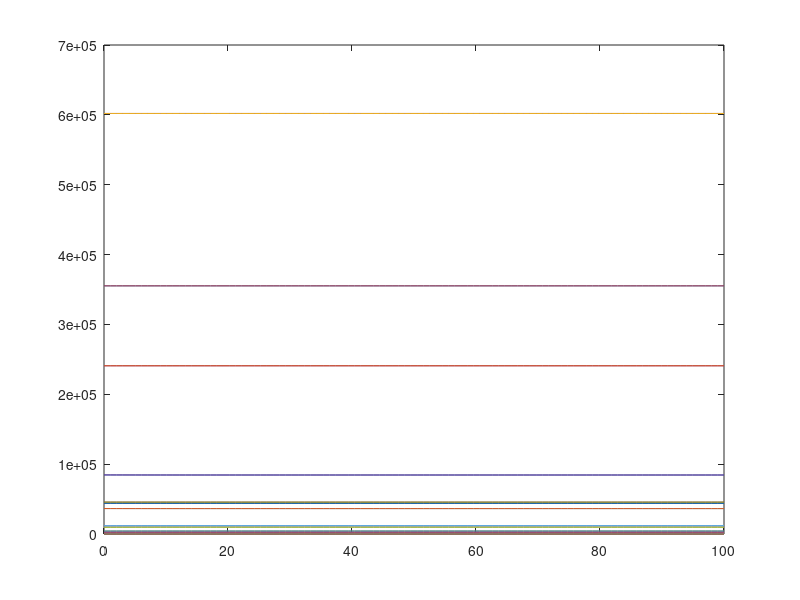

Source code (MATLAB):
% This file works with OCTAVE and is automatically generated with 
% the System Biology Format Converter (http://sbfc.sourceforge.net/)
% from an SBML file.
% To run this file with Matlab you must edit the comments providing
% the definition of the ode solver and the signature for the 
% xdot function.
%
% The conversion system has the following limitations:
%  - You may have to re order some reactions and Assignment Rules definition
%  - Delays are not taken into account
%  - You should change the lsode parameters (start, end, steps) to get better results
%

%
% Model name = Hernjak2005_Calcium_Signaling
%
% is http://identifiers.org/biomodels.db/MODEL1629310283
% is http://identifiers.org/biomodels.db/BIOMD0000000162
% isDescribedBy http://identifiers.org/pubmed/16169982
%


function main()
%Initial conditions vector
	x0=zeros(32,1);
	x0(1) = 1.0;
	x0(2) = 1928.19396;
	x0(3) = 9827.53562;
	x0(4) = 240800.0;
	x0(5) = 0.8;
	x0(6) = 36404.27644;
	x0(7) = 1.0;
	x0(8) = 84566.35334;
	x0(9) = 2510.04502;
	x0(10) = 1928.19396;
	x0(11) = 84566.35334;
	x0(12) = 9827.53562;
	x0(13) = 355180.0;
	x0(14) = 43952.64608;
	x0(15) = 43952.64608;
	x0(16) = 240800.0;
	x0(17) = 4207.35392;
	x0(18) = 11753.6286;
	x0(19) = 27.09;
	x0(20) = 11753.6286;
	x0(21) = 45649.95498;
	x0(22) = 4207.35392;
	x0(23) = 36404.27644;
	x0(24) = 96.32;
	x0(25) = 602000.0;
	x0(26) = 45649.95498;
	x0(27) = 96.32;
	x0(28) = 355180.0;
	x0(29) = 27.09;
	x0(30) = 0.8;
	x0(31) = 602000.0;
	x0(32) = 2510.04502;


% Depending on whether you are using Octave or Matlab,
% you should comment / uncomment one of the following blocks.
% This should also be done for the definition of the function f below.
% Start Matlab code
%	tspan=[0:0.01:100];
%	opts = odeset('AbsTol',1e-3);
%	[t,x]=ode23tb(@f,tspan,x0,opts);
% End Matlab code

% Start Octave code
	t=linspace(0,100,100);
	x=lsode('f',x0,t);
% End Octave code


	plot(t,x);
end



% Depending on whether you are using Octave or Matlab,
% you should comment / uncomment one of the following blocks.
% This should also be done for the definition of the function f below.
% Start Matlab code
%function xdot=f(t,x)
% End Matlab code

% Start Octave code
function xdot=f(x,t)
% End Octave code

% Compartment: id = Extracellular, name = Extracellular, constant
	compartment_Extracellular=1.0;
% Compartment: id = Cytosol, name = Cytosol, constant
	compartment_Cytosol=14169.5000044198;
% Compartment: id = ER, name = ER, constant
	compartment_ER=2500.0;
% Compartment: id = PM, name = PM, constant
	compartment_PM=16669.5000051998;
% Compartment: id = ERM, name = ERM, constant
	compartment_ERM=50000.0;
% Parameter:   id =  KMOLE, name = KMOLE
	global_par_KMOLE=0.00166112956810631;
% Parameter:   id =  pulses0, name = pulses0
% Warning parameter pulses0 is not constant, it should be controlled by a Rule and/or events
	global_par_pulses0=0.0;
% Parameter:   id =  p0, name = p0
	global_par_p0=1.0;
% Parameter:   id =  delta, name = delta
	global_par_delta=0.0;
% Parameter:   id =  tau, name = tau
	global_par_tau=0.012;
% Parameter:   id =  Ks, name = Ks
	global_par_Ks=1.188;
% Parameter:   id =  A1, name = A1
	global_par_A1=1.0;
% Parameter:   id =  B1, name = B1
	global_par_B1=2.0;
% Parameter:   id =  flux0_ar, name = flux0_ar
% Parameter:   id =  Jch, name = Jch
	global_par_Jch=13.25;
% Parameter:   id =  t1, name = t1
	global_par_t1=0.1;
% Parameter:   id =  t2, name = t2
	global_par_t2=0.105;
% Parameter:   id =  flux1_ar, name = flux1_ar
% Parameter:   id =  JchD, name = JchD
	global_par_JchD=6.25;
% Parameter:   id =  pulses_ar, name = pulses_ar
% Parameter:   id =  p1, name = p1
	global_par_p1=1.0;
% Parameter:   id =  p2, name = p2
	global_par_p2=1.0;
% Parameter:   id =  p3, name = p3
	global_par_p3=1.0;
% Parameter:   id =  p4, name = p4
	global_par_p4=1.0;
% Parameter:   id =  p5, name = p5
	global_par_p5=1.0;
% Parameter:   id =  p6, name = p6
	global_par_p6=1.0;
% Parameter:   id =  p7, name = p7
	global_par_p7=1.0;
% Parameter:   id =  p8, name = p8
	global_par_p8=1.0;
% Parameter:   id =  p9, name = p9
	global_par_p9=1.0;
% Parameter:   id =  p10, name = p10
	global_par_p10=1.0;
% Parameter:   id =  p11, name = p11
	global_par_p11=1.0;
% Parameter:   id =  p12, name = p12
	global_par_p12=1.0;
% Parameter:   id =  p13, name = p13
	global_par_p13=1.0;
% assignmentRule: variable = pulses_ar
	global_par_pulses_ar=piecewise(global_par_p0*exp(-(t+(-global_par_delta))*global_par_Ks), t > global_par_delta, 0)+piecewise(global_par_p1*exp(-(t+(-(global_par_tau+global_par_delta)))*global_par_Ks), t > (global_par_tau+global_par_delta), 0)+piecewise(global_par_p2*exp(-global_par_Ks*(t+(-(2*global_par_tau+global_par_delta)))), t > (2*global_par_tau+global_par_delta), 0)+piecewise(global_par_p3*exp(-global_par_Ks*(t+(-(3*global_par_tau+global_par_delta)))), t > (3*global_par_tau+global_par_delta), 0)+piecewise(global_par_p4*exp(-global_par_Ks*(t+(-(4*global_par_tau+global_par_delta)))), t > (4*global_par_tau+global_par_delta), 0)+piecewise(global_par_p5*exp(-global_par_Ks*(t+(-(5*global_par_tau+global_par_delta)))), t > (5*global_par_tau+global_par_delta), 0)+piecewise(global_par_p6*exp(-global_par_Ks*(t+(-(6*global_par_tau+global_par_delta)))), t > (6*global_par_tau+global_par_delta), 0)+piecewise(global_par_p7*exp(-global_par_Ks*(t+(-(7*global_par_tau+global_par_delta)))), t > (7*global_par_tau+global_par_delta), 0)+piecewise(global_par_p8*exp(-global_par_Ks*(t+(-(8*global_par_tau+global_par_delta)))), t > (8*global_par_tau+global_par_delta), 0)+piecewise(global_par_p9*exp(-global_par_Ks*(t+(-(9*global_par_tau+global_par_delta)))), t > (9*global_par_tau+global_par_delta), 0)+piecewise(global_par_p10*exp(-global_par_Ks*(t+(-(10*global_par_tau+global_par_delta)))), t > (10*global_par_tau+global_par_delta), 0)+piecewise(global_par_p11*exp(-global_par_Ks*(t+(-(11*global_par_tau+global_par_delta)))), t > (11*global_par_tau+global_par_delta), 0);
% assignmentRule: variable = flux0_ar
	global_par_flux0_ar=piecewise(global_par_Jch*(0.0016611295681*x(25)+(-0.0016611295681*x(29))), (t > global_par_t1) && (t < global_par_t2), 0);
% assignmentRule: variable = flux1_ar
	global_par_flux1_ar=piecewise(global_par_JchD*(0.0016611295681*x(31)+(-0.0016611295681*x(19))), (t > global_par_t1) && (t < global_par_t2), 0);

% Reaction: id = CD28k_highDbinding, name = CD28k_highDbinding	% Local Parameter:   id =  Kf, name = Kf
	reaction_CD28k_highDbinding_Kf=5.5;
	% Local Parameter:   id =  Kr, name = Kr
	reaction_CD28k_highDbinding_Kr=2.6;

	reaction_CD28k_highDbinding=(reaction_CD28k_highDbinding_Kf*0.00166112956810631*x(19)*0.00166112956810631*x(15)+(-reaction_CD28k_highDbinding_Kr*0.00166112956810631*x(17)))*compartment_Cytosol*1*1/global_par_KMOLE;

% Reaction: id = PA_Dbinding, name = PA_Dbinding	% Local Parameter:   id =  Kf, name = Kf
	reaction_PA_Dbinding_Kf=107.0;
	% Local Parameter:   id =  Kr, name = Kr
	reaction_PA_Dbinding_Kr=0.95;

	reaction_PA_Dbinding=(reaction_PA_Dbinding_Kf*0.00166112956810631*x(2)*0.00166112956810631*x(19)+(-reaction_PA_Dbinding_Kr*0.00166112956810631*x(3)))*compartment_Cytosol*1*1/global_par_KMOLE;

% Reaction: id = CG_deg, name = CG_deg	% Local Parameter:   id =  D, name = D
	reaction_CG_deg_D=15.0;
	% Local Parameter:   id =  r_n, name = r_n
	reaction_CG_deg_r_n=0.1;
	% Local Parameter:   id =  l_n, name = l_n
	reaction_CG_deg_l_n=0.66;
	% Local Parameter:   id =  r_d, name = r_d
	reaction_CG_deg_r_d=1.0;
	% Local Parameter:   id =  l_star, name = l_star
	reaction_CG_deg_l_star=27.9812;
	% Local Parameter:   id =  CG_F, name = CG_F
	reaction_CG_deg_CG_F=140.47567;
	% Local Parameter:   id =  lc, name = lc
	reaction_CG_deg_lc=5.6265;

	reaction_CG_deg=(reaction_CG_deg_D*reaction_CG_deg_r_n^2*(0.00166112956810631*x(8)+(-0.00166112956810631*x(11)))*1/reaction_CG_deg_l_n*1/reaction_CG_deg_r_d^2*1/reaction_CG_deg_l_star+reaction_CG_deg_D*(0.00166112956810631*x(8)+(-reaction_CG_deg_CG_F))*1/reaction_CG_deg_l_star*1/reaction_CG_deg_lc)*compartment_Cytosol*1*1/global_par_KMOLE;

% Reaction: id = IP3deg, name = IP3deg	% Local Parameter:   id =  D, name = D
	reaction_IP3deg_D=283.0;
	% Local Parameter:   id =  r_n, name = r_n
	reaction_IP3deg_r_n=0.1;
	% Local Parameter:   id =  l_n, name = l_n
	reaction_IP3deg_l_n=0.66;
	% Local Parameter:   id =  r_d, name = r_d
	reaction_IP3deg_r_d=1.0;
	% Local Parameter:   id =  l_star, name = l_star
	reaction_IP3deg_l_star=27.9812;
	% Local Parameter:   id =  IP3_F, name = IP3_F
	reaction_IP3deg_IP3_F=0.16;
	% Local Parameter:   id =  lc, name = lc
	reaction_IP3deg_lc=5.6265;

	reaction_IP3deg=(reaction_IP3deg_D*reaction_IP3deg_r_n^2*(0.00166112956810631*x(27)+(-0.00166112956810631*x(24)))*1/reaction_IP3deg_l_n*1/reaction_IP3deg_r_d^2*1/reaction_IP3deg_l_star+reaction_IP3deg_D*(0.00166112956810631*x(27)+(-reaction_IP3deg_IP3_F))*1/reaction_IP3deg_l_star*1/reaction_IP3deg_lc)*compartment_Cytosol*1*1/global_par_KMOLE;

% Reaction: id = D28kB_deg, name = D28kB_deg	% Local Parameter:   id =  D, name = D
	reaction_D28kB_deg_D=28.0;
	% Local Parameter:   id =  r_n, name = r_n
	reaction_D28kB_deg_r_n=0.1;
	% Local Parameter:   id =  l_n, name = l_n
	reaction_D28kB_deg_l_n=0.66;
	% Local Parameter:   id =  r_D, name = r_D
	reaction_D28kB_deg_r_D=1.0;
	% Local Parameter:   id =  l_star, name = l_star
	reaction_D28kB_deg_l_star=27.9812;
	% Local Parameter:   id =  D28kB_F, name = D28kB_F
	reaction_D28kB_deg_D28kB_F=4.16951;
	% Local Parameter:   id =  lc, name = lc
	reaction_D28kB_deg_lc=5.6265;

	reaction_D28kB_deg=(reaction_D28kB_deg_D*reaction_D28kB_deg_r_n^2*(0.00166112956810631*x(9)+(-0.00166112956810631*x(32)))*1/reaction_D28kB_deg_l_n*1/reaction_D28kB_deg_r_D^2*1/reaction_D28kB_deg_l_star+reaction_D28kB_deg_D*(0.00166112956810631*x(9)+(-reaction_D28kB_deg_D28kB_F))*1/reaction_D28kB_deg_l_star*1/reaction_D28kB_deg_lc)*compartment_Cytosol*1*1/global_par_KMOLE;

% Reaction: id = D28k_deg, name = D28k_deg	% Local Parameter:   id =  D, name = D
	reaction_D28k_deg_D=28.0;
	% Local Parameter:   id =  r_n, name = r_n
	reaction_D28k_deg_r_n=0.1;
	% Local Parameter:   id =  l_n, name = l_n
	reaction_D28k_deg_l_n=0.66;
	% Local Parameter:   id =  r_D, name = r_D
	reaction_D28k_deg_r_D=1.0;
	% Local Parameter:   id =  l_star, name = l_star
	reaction_D28k_deg_l_star=27.9812;
	% Local Parameter:   id =  D28k_F, name = D28k_F
	reaction_D28k_deg_D28k_F=75.83049;
	% Local Parameter:   id =  lc, name = lc
	reaction_D28k_deg_lc=5.6265;

	reaction_D28k_deg=(reaction_D28k_deg_D*reaction_D28k_deg_r_n^2*(0.00166112956810631*x(26)+(-0.00166112956810631*x(21)))*1/reaction_D28k_deg_l_n*1/reaction_D28k_deg_r_D^2*1/reaction_D28k_deg_l_star+reaction_D28k_deg_D*(0.00166112956810631*x(26)+(-reaction_D28k_deg_D28k_F))*1/reaction_D28k_deg_l_star*1/reaction_D28k_deg_lc)*compartment_Cytosol*1*1/global_par_KMOLE;

% Reaction: id = PA_MgD, name = PA_MgD	% Local Parameter:   id =  Kf, name = Kf
	reaction_PA_MgD_Kf=0.8;
	% Local Parameter:   id =  Kr, name = Kr
	reaction_PA_MgD_Kr=25.0;

	reaction_PA_MgD=(reaction_PA_MgD_Kf*0.00166112956810631*x(28)*0.00166112956810631*x(2)+(-reaction_PA_MgD_Kr*0.00166112956810631*x(6)))*compartment_Cytosol*1*1/global_par_KMOLE;

% Reaction: id = PA_Ca, name = PA_Ca	% Local Parameter:   id =  Kf, name = Kf
	reaction_PA_Ca_Kf=107.0;
	% Local Parameter:   id =  Kr, name = Kr
	reaction_PA_Ca_Kr=0.95;

	reaction_PA_Ca=(reaction_PA_Ca_Kf*0.00166112956810631*x(10)*0.00166112956810631*x(29)+(-reaction_PA_Ca_Kr*0.00166112956810631*x(12)))*compartment_Cytosol*1*1/global_par_KMOLE;

% Reaction: id = PABMg_deg, name = PABMg_deg	% Local Parameter:   id =  D, name = D
	reaction_PABMg_deg_D=43.0;
	% Local Parameter:   id =  r_n, name = r_n
	reaction_PABMg_deg_r_n=0.1;
	% Local Parameter:   id =  l_n, name = l_n
	reaction_PABMg_deg_l_n=0.66;
	% Local Parameter:   id =  r_d, name = r_d
	reaction_PABMg_deg_r_d=1.0;
	% Local Parameter:   id =  l_star, name = l_star
	reaction_PABMg_deg_l_star=27.9812;
	% Local Parameter:   id =  PABMg_F, name = PABMg_F
	reaction_PABMg_deg_PABMg_F=60.47222;
	% Local Parameter:   id =  lc, name = lc
	reaction_PABMg_deg_lc=5.6265;

	reaction_PABMg_deg=(reaction_PABMg_deg_D*reaction_PABMg_deg_r_n^2*(0.00166112956810631*x(6)+(-0.00166112956810631*x(23)))*1/reaction_PABMg_deg_l_n*1/reaction_PABMg_deg_r_d^2*1/reaction_PABMg_deg_l_star+reaction_PABMg_deg_D*(0.00166112956810631*x(6)+(-reaction_PABMg_deg_PABMg_F))*1/reaction_PABMg_deg_l_star*1/reaction_PABMg_deg_lc)*compartment_Cytosol*1*1/global_par_KMOLE;

% Reaction: id = D28k_high_deg, name = D28k_high_deg	% Local Parameter:   id =  D, name = D
	reaction_D28k_high_deg_D=28.0;
	% Local Parameter:   id =  r_n, name = r_n
	reaction_D28k_high_deg_r_n=0.1;
	% Local Parameter:   id =  l_n, name = l_n
	reaction_D28k_high_deg_l_n=0.66;
	% Local Parameter:   id =  r_D, name = r_D
	reaction_D28k_high_deg_r_D=1.0;
	% Local Parameter:   id =  l_star, name = l_star
	reaction_D28k_high_deg_l_star=27.9812;
	% Local Parameter:   id =  D28k_high_F, name = D28k_high_F
	reaction_D28k_high_deg_D28k_high_F=73.01104;
	% Local Parameter:   id =  lc, name = lc
	reaction_D28k_high_deg_lc=5.6265;

	reaction_D28k_high_deg=(reaction_D28k_high_deg_D*reaction_D28k_high_deg_r_n^2*(0.00166112956810631*x(15)+(-0.00166112956810631*x(14)))*1/reaction_D28k_high_deg_l_n*1/reaction_D28k_high_deg_r_D^2*1/reaction_D28k_high_deg_l_star+reaction_D28k_high_deg_D*(0.00166112956810631*x(15)+(-reaction_D28k_high_deg_D28k_high_F))*1/reaction_D28k_high_deg_l_star*1/reaction_D28k_high_deg_lc)*compartment_Cytosol*1*1/global_par_KMOLE;

% Reaction: id = Ca_d, name = Ca_d	% Local Parameter:   id =  D, name = D
	reaction_Ca_d_D=223.0;
	% Local Parameter:   id =  r_neck, name = r_neck
	reaction_Ca_d_r_neck=0.1;
	% Local Parameter:   id =  l, name = l
	reaction_Ca_d_l=0.66;
	% Local Parameter:   id =  r_spine, name = r_spine
	reaction_Ca_d_r_spine=0.288;

	reaction_Ca_d=0.75*reaction_Ca_d_D*(0.00166112956810631*x(29)+(-0.00166112956810631*x(19)))*reaction_Ca_d_r_neck^2*1/reaction_Ca_d_l*1/reaction_Ca_d_r_spine^3*compartment_Cytosol*1*1/global_par_KMOLE;

% Reaction: id = D28kB_high_deg, name = D28kB_high_deg	% Local Parameter:   id =  D, name = D
	reaction_D28kB_high_deg_D=28.0;
	% Local Parameter:   id =  r_n, name = r_n
	reaction_D28kB_high_deg_r_n=0.1;
	% Local Parameter:   id =  l_n, name = l_n
	reaction_D28kB_high_deg_l_n=0.66;
	% Local Parameter:   id =  r_D, name = r_D
	reaction_D28kB_high_deg_r_D=1.0;
	% Local Parameter:   id =  l_star, name = l_star
	reaction_D28kB_high_deg_l_star=27.9812;
	% Local Parameter:   id =  D28kB_high_F, name = D28kB_high_F
	reaction_D28kB_high_deg_D28kB_high_F=6.98896;
	% Local Parameter:   id =  lc, name = lc
	reaction_D28kB_high_deg_lc=5.6265;

	reaction_D28kB_high_deg=(reaction_D28kB_high_deg_D*reaction_D28kB_high_deg_r_n^2*(0.00166112956810631*x(17)+(-0.00166112956810631*x(22)))*1/reaction_D28kB_high_deg_l_n*1/reaction_D28kB_high_deg_r_D^2*1/reaction_D28kB_high_deg_l_star+reaction_D28kB_high_deg_D*(0.00166112956810631*x(17)+(-reaction_D28kB_high_deg_D28kB_high_F))*1/reaction_D28kB_high_deg_l_star*1/reaction_D28kB_high_deg_lc)*compartment_Cytosol*1*1/global_par_KMOLE;

% Reaction: id = CG_d, name = CG_d	% Local Parameter:   id =  D, name = D
	reaction_CG_d_D=15.0;
	% Local Parameter:   id =  r_neck, name = r_neck
	reaction_CG_d_r_neck=0.1;
	% Local Parameter:   id =  l, name = l
	reaction_CG_d_l=0.66;
	% Local Parameter:   id =  r_spine, name = r_spine
	reaction_CG_d_r_spine=0.288;

	reaction_CG_d=0.75*reaction_CG_d_D*(0.00166112956810631*x(11)+(-0.00166112956810631*x(8)))*reaction_CG_d_r_neck^2*1/reaction_CG_d_l*1/reaction_CG_d_r_spine^3*compartment_Cytosol*1*1/global_par_KMOLE;

% Reaction: id = D28kB_d, name = D28kB_d	% Local Parameter:   id =  D, name = D
	reaction_D28kB_d_D=28.0;
	% Local Parameter:   id =  r_neck, name = r_neck
	reaction_D28kB_d_r_neck=0.1;
	% Local Parameter:   id =  l, name = l
	reaction_D28kB_d_l=0.66;
	% Local Parameter:   id =  r_spine, name = r_spine
	reaction_D28kB_d_r_spine=0.288;

	reaction_D28kB_d=0.75*reaction_D28kB_d_D*(0.00166112956810631*x(32)+(-0.00166112956810631*x(32)))*reaction_D28kB_d_r_neck^2*1/reaction_D28kB_d_l*1/reaction_D28kB_d_r_spine^3*compartment_Cytosol*1*1/global_par_KMOLE;

% Reaction: id = reaction1, name = reaction1	% Local Parameter:   id =  I, name = I
	reaction_reaction1_I=0.0;
	% Local Parameter:   id =  Kinh, name = Kinh
	reaction_reaction1_Kinh=0.2;
	% Local Parameter:   id =  Kon, name = Kon
	reaction_reaction1_Kon=2.7;

	reaction_reaction1=(-(reaction_reaction1_Kinh+(-(0.00166112956810631*x(19)+reaction_reaction1_Kinh)*x(5)))*reaction_reaction1_Kon)*compartment_ERM;

% Reaction: id = CGbinding, name = CGbinding	% Local Parameter:   id =  Kf, name = Kf
	reaction_CGbinding_Kf=430.0;
	% Local Parameter:   id =  Kr, name = Kr
	reaction_CGbinding_Kr=140.0;

	reaction_CGbinding=(reaction_CGbinding_Kf*0.00166112956810631*x(29)*0.00166112956810631*x(11)+(-reaction_CGbinding_Kr*0.00166112956810631*x(20)))*compartment_Cytosol*1*1/global_par_KMOLE;

% Reaction: id = CaD28k_med, name = CaD28k_med	% Local Parameter:   id =  Kf, name = Kf
	reaction_CaD28k_med_Kf=43.5;
	% Local Parameter:   id =  Kr, name = Kr
	reaction_CaD28k_med_Kr=35.8;

	reaction_CaD28k_med=(reaction_CaD28k_med_Kf*0.00166112956810631*x(21)*0.00166112956810631*x(29)+(-reaction_CaD28k_med_Kr*0.00166112956810631*x(32)))*compartment_Cytosol*1*1/global_par_KMOLE;

% Reaction: id = PABCa_deg, name = PABCa_deg	% Local Parameter:   id =  D, name = D
	reaction_PABCa_deg_D=43.0;
	% Local Parameter:   id =  r_n, name = r_n
	reaction_PABCa_deg_r_n=0.1;
	% Local Parameter:   id =  l_n, name = l_n
	reaction_PABCa_deg_l_n=0.66;
	% Local Parameter:   id =  r_d, name = r_d
	reaction_PABCa_deg_r_d=1.0;
	% Local Parameter:   id =  l_star, name = l_star
	reaction_PABCa_deg_l_star=27.9812;
	% Local Parameter:   id =  PABCa_F, name = PABCa_F
	reaction_PABCa_deg_PABCa_F=16.32481;
	% Local Parameter:   id =  lc, name = lc
	reaction_PABCa_deg_lc=5.6265;

	reaction_PABCa_deg=(reaction_PABCa_deg_D*reaction_PABCa_deg_r_n^2*(0.00166112956810631*x(3)+(-0.00166112956810631*x(12)))*1/reaction_PABCa_deg_l_n*1/reaction_PABCa_deg_r_d^2*1/reaction_PABCa_deg_l_star+reaction_PABCa_deg_D*(0.00166112956810631*x(3)+(-reaction_PABCa_deg_PABCa_F))*1/reaction_PABCa_deg_l_star*1/reaction_PABCa_deg_lc)*compartment_Cytosol*1*1/global_par_KMOLE;

% Reaction: id = IP3_d, name = IP3_d	% Local Parameter:   id =  D, name = D
	reaction_IP3_d_D=283.0;
	% Local Parameter:   id =  r_neck, name = r_neck
	reaction_IP3_d_r_neck=0.1;
	% Local Parameter:   id =  l, name = l
	reaction_IP3_d_l=0.66;
	% Local Parameter:   id =  r_spine, name = r_spine
	reaction_IP3_d_r_spine=0.288;

	reaction_IP3_d=0.75*reaction_IP3_d_D*(0.00166112956810631*x(24)+(-0.00166112956810631*x(27)))*reaction_IP3_d_r_neck^2*1/reaction_IP3_d_l*1/reaction_IP3_d_r_spine^3*compartment_Cytosol*1*1/global_par_KMOLE;

% Reaction: id = D28k_high_d, name = D28k_high_d	% Local Parameter:   id =  D, name = D
	reaction_D28k_high_d_D=28.0;
	% Local Parameter:   id =  r_neck, name = r_neck
	reaction_D28k_high_d_r_neck=0.1;
	% Local Parameter:   id =  l, name = l
	reaction_D28k_high_d_l=0.66;
	% Local Parameter:   id =  r_spine, name = r_spine
	reaction_D28k_high_d_r_spine=0.288;

	reaction_D28k_high_d=0.75*reaction_D28k_high_d_D*(0.00166112956810631*x(14)+(-0.00166112956810631*x(15)))*reaction_D28k_high_d_r_neck^2*1/reaction_D28k_high_d_l*1/reaction_D28k_high_d_r_spine^3*compartment_Cytosol*1*1/global_par_KMOLE;

% Reaction: id = reaction0, name = reaction0	% Local Parameter:   id =  I, name = I
	reaction_reaction0_I=0.0;
	% Local Parameter:   id =  Kinh, name = Kinh
	reaction_reaction0_Kinh=0.2;
	% Local Parameter:   id =  Kon, name = Kon
	reaction_reaction0_Kon=2.7;

	reaction_reaction0=(-(reaction_reaction0_Kinh+(-(0.00166112956810631*x(29)+reaction_reaction0_Kinh)*x(30)))*reaction_reaction0_Kon)*compartment_ERM;

% Reaction: id = PABMg_d, name = PABMg_d	% Local Parameter:   id =  D, name = D
	reaction_PABMg_d_D=43.0;
	% Local Parameter:   id =  r_neck, name = r_neck
	reaction_PABMg_d_r_neck=0.1;
	% Local Parameter:   id =  l, name = l
	reaction_PABMg_d_l=0.66;
	% Local Parameter:   id =  r_spine, name = r_spine
	reaction_PABMg_d_r_spine=0.288;

	reaction_PABMg_d=0.75*reaction_PABMg_d_D*(0.00166112956810631*x(23)+(-0.00166112956810631*x(6)))*reaction_PABMg_d_r_neck^2*1/reaction_PABMg_d_l*1/reaction_PABMg_d_r_spine^3*compartment_Cytosol*1*1/global_par_KMOLE;

% Reaction: id = CD28k_high, name = CD28k_high	% Local Parameter:   id =  Kf, name = Kf
	reaction_CD28k_high_Kf=5.5;
	% Local Parameter:   id =  Kr, name = Kr
	reaction_CD28k_high_Kr=2.6;

	reaction_CD28k_high=(reaction_CD28k_high_Kf*0.00166112956810631*x(29)*0.00166112956810631*x(14)+(-reaction_CD28k_high_Kr*0.00166112956810631*x(22)))*compartment_Cytosol*1*1/global_par_KMOLE;

% Reaction: id = D28kBDbinding, name = D28kBDbinding	% Local Parameter:   id =  Kf, name = Kf
	reaction_D28kBDbinding_Kf=43.5;
	% Local Parameter:   id =  Kr, name = Kr
	reaction_D28kBDbinding_Kr=35.8;

	reaction_D28kBDbinding=(reaction_D28kBDbinding_Kf*0.00166112956810631*x(26)*0.00166112956810631*x(19)+(-reaction_D28kBDbinding_Kr*0.00166112956810631*x(9)))*compartment_Cytosol*1*1/global_par_KMOLE;

% Reaction: id = PABCa_d, name = PABCa_d	% Local Parameter:   id =  D, name = D
	reaction_PABCa_d_D=43.0;
	% Local Parameter:   id =  r_neck, name = r_neck
	reaction_PABCa_d_r_neck=0.1;
	% Local Parameter:   id =  l, name = l
	reaction_PABCa_d_l=0.66;
	% Local Parameter:   id =  r_spine, name = r_spine
	reaction_PABCa_d_r_spine=0.288;

	reaction_PABCa_d=0.75*reaction_PABCa_d_D*(0.00166112956810631*x(12)+(-0.00166112956810631*x(3)))*reaction_PABCa_d_r_neck^2*1/reaction_PABCa_d_l*1/reaction_PABCa_d_r_spine^3*compartment_Cytosol*1*1/global_par_KMOLE;

% Reaction: id = PA_d, name = PA_d	% Local Parameter:   id =  D, name = D
	reaction_PA_d_D=43.0;
	% Local Parameter:   id =  r_neck, name = r_neck
	reaction_PA_d_r_neck=0.1;
	% Local Parameter:   id =  l, name = l
	reaction_PA_d_l=0.66;
	% Local Parameter:   id =  r_spine, name = r_spine
	reaction_PA_d_r_spine=0.288;

	reaction_PA_d=0.75*reaction_PA_d_D*(0.00166112956810631*x(10)+(-0.00166112956810631*x(2)))*reaction_PA_d_r_neck^2*1/reaction_PA_d_l*1/reaction_PA_d_r_spine^3*compartment_Cytosol*1*1/global_par_KMOLE;

% Reaction: id = CGB_deg, name = CGB_deg	% Local Parameter:   id =  D, name = D
	reaction_CGB_deg_D=15.0;
	% Local Parameter:   id =  r_n, name = r_n
	reaction_CGB_deg_r_n=0.1;
	% Local Parameter:   id =  l_n, name = l_n
	reaction_CGB_deg_l_n=0.66;
	% Local Parameter:   id =  r_d, name = r_d
	reaction_CGB_deg_r_d=1.0;
	% Local Parameter:   id =  l_star, name = l_star
	reaction_CGB_deg_l_star=27.9812;
	% Local Parameter:   id =  CGB_F, name = CGB_F
	reaction_CGB_deg_CGB_F=19.5243;
	% Local Parameter:   id =  lc, name = lc
	reaction_CGB_deg_lc=5.6265;

	reaction_CGB_deg=(reaction_CGB_deg_D*reaction_CGB_deg_r_n^2*(0.00166112956810631*x(18)+(-0.00166112956810631*x(20)))*1/reaction_CGB_deg_l_n*1/reaction_CGB_deg_r_d^2*1/reaction_CGB_deg_l_star+reaction_CGB_deg_D*(0.00166112956810631*x(18)+(-reaction_CGB_deg_CGB_F))*1/reaction_CGB_deg_l_star*1/reaction_CGB_deg_lc)*compartment_Cytosol*1*1/global_par_KMOLE;

% Reaction: id = PA_Mg, name = PA_Mg	% Local Parameter:   id =  Kf, name = Kf
	reaction_PA_Mg_Kf=0.8;
	% Local Parameter:   id =  Kr, name = Kr
	reaction_PA_Mg_Kr=25.0;

	reaction_PA_Mg=(reaction_PA_Mg_Kf*0.00166112956810631*x(10)*0.00166112956810631*x(13)+(-reaction_PA_Mg_Kr*0.00166112956810631*x(23)))*compartment_Cytosol*1*1/global_par_KMOLE;

% Reaction: id = PA_deg, name = PA_deg	% Local Parameter:   id =  D, name = D
	reaction_PA_deg_D=43.0;
	% Local Parameter:   id =  r_n, name = r_n
	reaction_PA_deg_r_n=0.1;
	% Local Parameter:   id =  l_n, name = l_n
	reaction_PA_deg_l_n=0.66;
	% Local Parameter:   id =  r_d, name = r_d
	reaction_PA_deg_r_d=1.0;
	% Local Parameter:   id =  l_star, name = l_star
	reaction_PA_deg_l_star=27.9812;
	% Local Parameter:   id =  PA_F, name = PA_F
	reaction_PA_deg_PA_F=3.20298;
	% Local Parameter:   id =  lc, name = lc
	reaction_PA_deg_lc=5.6265;

	reaction_PA_deg=(reaction_PA_deg_D*reaction_PA_deg_r_n^2*(0.00166112956810631*x(2)+(-0.00166112956810631*x(10)))*1/reaction_PA_deg_l_n*1/reaction_PA_deg_r_d^2*1/reaction_PA_deg_l_star+reaction_PA_deg_D*(0.00166112956810631*x(2)+(-reaction_PA_deg_PA_F))*1/reaction_PA_deg_l_star*1/reaction_PA_deg_lc)*compartment_Cytosol*1*1/global_par_KMOLE;

% Reaction: id = IP3_degr, name = IP3_degr	% Local Parameter:   id =  Kdegr, name = Kdegr
	reaction_IP3_degr_Kdegr=0.14;
	% Local Parameter:   id =  IP3_CytosolS, name = IP3_CytosolS
	reaction_IP3_degr_IP3_CytosolS=0.16;

	reaction_IP3_degr=reaction_IP3_degr_Kdegr*(0.00166112956810631*x(24)+(-reaction_IP3_degr_IP3_CytosolS))*compartment_Cytosol*1*1/global_par_KMOLE;

% Reaction: id = D28kB_high_d, name = D28kB_high_d	% Local Parameter:   id =  D, name = D
	reaction_D28kB_high_d_D=28.0;
	% Local Parameter:   id =  r_neck, name = r_neck
	reaction_D28kB_high_d_r_neck=0.1;
	% Local Parameter:   id =  l, name = l
	reaction_D28kB_high_d_l=0.66;
	% Local Parameter:   id =  r_spine, name = r_spine
	reaction_D28kB_high_d_r_spine=0.288;

	reaction_D28kB_high_d=0.75*reaction_D28kB_high_d_D*(0.00166112956810631*x(22)+(-0.00166112956810631*x(17)))*reaction_D28kB_high_d_r_neck^2*1/reaction_D28kB_high_d_l*1/reaction_D28kB_high_d_r_spine^3*compartment_Cytosol*1*1/global_par_KMOLE;

% Reaction: id = D28k_d, name = D28k_d	% Local Parameter:   id =  D, name = D
	reaction_D28k_d_D=28.0;
	% Local Parameter:   id =  r_neck, name = r_neck
	reaction_D28k_d_r_neck=0.1;
	% Local Parameter:   id =  l, name = l
	reaction_D28k_d_l=0.66;
	% Local Parameter:   id =  r_spine, name = r_spine
	reaction_D28k_d_r_spine=0.288;

	reaction_D28k_d=0.75*reaction_D28k_d_D*(0.00166112956810631*x(21)+(-0.00166112956810631*x(26)))*reaction_D28k_d_r_neck^2*1/reaction_D28k_d_l*1/reaction_D28k_d_r_spine^3*compartment_Cytosol*1*1/global_par_KMOLE;

% Reaction: id = CGB_d, name = CGB_d	% Local Parameter:   id =  D, name = D
	reaction_CGB_d_D=15.0;
	% Local Parameter:   id =  r_neck, name = r_neck
	reaction_CGB_d_r_neck=0.1;
	% Local Parameter:   id =  l, name = l
	reaction_CGB_d_l=0.66;
	% Local Parameter:   id =  r_spine, name = r_spine
	reaction_CGB_d_r_spine=0.288;

	reaction_CGB_d=0.75*reaction_CGB_d_D*(0.00166112956810631*x(20)+(-0.00166112956810631*x(18)))*reaction_CGB_d_r_neck^2*1/reaction_CGB_d_l*1/reaction_CGB_d_r_spine^3*compartment_Cytosol*1*1/global_par_KMOLE;

% Reaction: id = CG_Dbinding, name = CG_Dbinding	% Local Parameter:   id =  Kf, name = Kf
	reaction_CG_Dbinding_Kf=430.0;
	% Local Parameter:   id =  Kr, name = Kr
	reaction_CG_Dbinding_Kr=140.0;

	reaction_CG_Dbinding=(reaction_CG_Dbinding_Kf*0.00166112956810631*x(19)*0.00166112956810631*x(8)+(-reaction_CG_Dbinding_Kr*0.00166112956810631*x(18)))*compartment_Cytosol*1*1/global_par_KMOLE;

% Reaction: id = IP3_degr1, name = IP3_degr1	% Local Parameter:   id =  Kdegr, name = Kdegr
	reaction_IP3_degr1_Kdegr=0.14;
	% Local Parameter:   id =  IP3_CytosolD, name = IP3_CytosolD
	reaction_IP3_degr1_IP3_CytosolD=0.16;

	reaction_IP3_degr1=reaction_IP3_degr1_Kdegr*(0.00166112956810631*x(27)+(-reaction_IP3_degr1_IP3_CytosolD))*compartment_Cytosol*1*1/global_par_KMOLE;

% Reaction: id = Ca_deg, name = Ca_deg	% Local Parameter:   id =  D, name = D
	reaction_Ca_deg_D=223.0;
	% Local Parameter:   id =  r_n, name = r_n
	reaction_Ca_deg_r_n=0.1;
	% Local Parameter:   id =  l_n, name = l_n
	reaction_Ca_deg_l_n=0.66;
	% Local Parameter:   id =  r_D, name = r_D
	reaction_Ca_deg_r_D=1.0;
	% Local Parameter:   id =  l_star, name = l_star
	reaction_Ca_deg_l_star=27.9812;
	% Local Parameter:   id =  Ca_F, name = Ca_F
	reaction_Ca_deg_Ca_F=0.045;
	% Local Parameter:   id =  lc, name = lc
	reaction_Ca_deg_lc=5.6265;

	reaction_Ca_deg=(reaction_Ca_deg_D*reaction_Ca_deg_r_n^2*(0.00166112956810631*x(19)+(-0.00166112956810631*x(29)))*1/reaction_Ca_deg_l_n*1/reaction_Ca_deg_r_D^2*1/reaction_Ca_deg_l_star+reaction_Ca_deg_D*(0.00166112956810631*x(19)+(-reaction_Ca_deg_Ca_F))*1/reaction_Ca_deg_l_star*1/reaction_Ca_deg_lc)*compartment_Cytosol*1*1/global_par_KMOLE;

% Reaction: id = pulses, name = pulses	% Local Parameter:   id =  SVR, name = SVR
	reaction_pulses_SVR=3.0;
	% Local Parameter:   id =  Js, name = Js
	reaction_pulses_Js=0.0;
	% Local Parameter:   id =  Rs, name = Rs
	reaction_pulses_Rs=0.288;

	reaction_pulses=reaction_pulses_SVR*reaction_pulses_Js*global_par_pulses_ar*1/reaction_pulses_Rs*compartment_Cytosol*1*1/global_par_KMOLE;

% Reaction: id = ER_leak_flux, name = ER_leak_flux	% Local Parameter:   id =  I, name = I
	reaction_ER_leak_flux_I=0.0;
	% Local Parameter:   id =  vL, name = vL
	reaction_ER_leak_flux_vL=0.12396;

	reaction_ER_leak_flux=(-x(1)*reaction_ER_leak_flux_vL*(1+(-0.00166112956810631*x(29)*1/(0.00166112956810631*x(16)))))*compartment_ERM*1*1/global_par_KMOLE;

% Reaction: id = SERCA_fluxD, name = SERCA_fluxD	% Local Parameter:   id =  I, name = I
	reaction_SERCA_fluxD_I=0.0;
	% Local Parameter:   id =  vP, name = vP
	reaction_SERCA_fluxD_vP=3.75;
	% Local Parameter:   id =  kP, name = kP
	reaction_SERCA_fluxD_kP=0.27;

	reaction_SERCA_fluxD=x(7)*reaction_SERCA_fluxD_vP*0.00166112956810631*x(19)*0.00166112956810631*x(19)*1/(reaction_SERCA_fluxD_kP*reaction_SERCA_fluxD_kP+0.00166112956810631*x(19)*0.00166112956810631*x(19))*compartment_ERM*1*1/global_par_KMOLE;

% Reaction: id = IP3R_fluxD, name = IP3R_fluxD	% Local Parameter:   id =  I, name = I
	reaction_IP3R_fluxD_I=0.0;
	% Local Parameter:   id =  Jmax2, name = Jmax2
	reaction_IP3R_fluxD_Jmax2=21000.0;
	% Local Parameter:   id =  dI, name = dI
	reaction_IP3R_fluxD_dI=20.0;
	% Local Parameter:   id =  Kact, name = Kact
	reaction_IP3R_fluxD_Kact=0.3;

	reaction_IP3R_fluxD=(-x(7)*reaction_IP3R_fluxD_Jmax2*(1+(-0.00166112956810631*x(19)*1/(0.00166112956810631*x(4))))*(x(5)*0.00166112956810631*x(27)*0.00166112956810631*x(19)*1/(0.00166112956810631*x(27)+reaction_IP3R_fluxD_dI)*1/(0.00166112956810631*x(19)+reaction_IP3R_fluxD_Kact))^3)*compartment_ERM*1*1/global_par_KMOLE;

% Reaction: id = SERCA_flux, name = SERCA_flux	% Local Parameter:   id =  I, name = I
	reaction_SERCA_flux_I=0.0;
	% Local Parameter:   id =  vP, name = vP
	reaction_SERCA_flux_vP=3.75;
	% Local Parameter:   id =  kP, name = kP
	reaction_SERCA_flux_kP=0.27;

	reaction_SERCA_flux=x(1)*reaction_SERCA_flux_vP*0.00166112956810631*x(29)*0.00166112956810631*x(29)*1/(reaction_SERCA_flux_kP*reaction_SERCA_flux_kP+0.00166112956810631*x(29)*0.00166112956810631*x(29))*compartment_ERM*1*1/global_par_KMOLE;

% Reaction: id = flux0, name = flux0	% Local Parameter:   id =  I, name = I
	reaction_flux0_I=0.0;

	reaction_flux0=global_par_flux0_ar*compartment_PM*1*1/global_par_KMOLE;

% Reaction: id = IP3R_flux, name = IP3R_flux	% Local Parameter:   id =  I, name = I
	reaction_IP3R_flux_I=0.0;
	% Local Parameter:   id =  Jmax2, name = Jmax2
	reaction_IP3R_flux_Jmax2=21000.0;
	% Local Parameter:   id =  dI, name = dI
	reaction_IP3R_flux_dI=20.0;
	% Local Parameter:   id =  Kact, name = Kact
	reaction_IP3R_flux_Kact=0.3;

	reaction_IP3R_flux=(-x(1)*reaction_IP3R_flux_Jmax2*(1+(-0.00166112956810631*x(29)*1/(0.00166112956810631*x(16))))*(x(30)*0.00166112956810631*x(24)*0.00166112956810631*x(29)*1/(0.00166112956810631*x(24)+reaction_IP3R_flux_dI)*1/(0.00166112956810631*x(29)+reaction_IP3R_flux_Kact))^3)*compartment_ERM*1*1/global_par_KMOLE;

% Reaction: id = flux1, name = flux1	% Local Parameter:   id =  I, name = I
	reaction_flux1_I=0.0;

	reaction_flux1=global_par_flux1_ar*compartment_PM*1*1/global_par_KMOLE;

% Reaction: id = ER_leak_fluxD, name = ER_leak_fluxD	% Local Parameter:   id =  I, name = I
	reaction_ER_leak_fluxD_I=0.0;
	% Local Parameter:   id =  vL, name = vL
	reaction_ER_leak_fluxD_vL=0.12396;

	reaction_ER_leak_fluxD=(-x(7)*reaction_ER_leak_fluxD_vL*(1+(-0.00166112956810631*x(19)*1/(0.00166112956810631*x(4)))))*compartment_ERM*1*1/global_par_KMOLE;

	xdot=zeros(32,1);
	
% Species:   id = ERDensity_ERM, name = ERDensity_ERM
%WARNING speciesID: ERDensity_ERM, constant= false  , boundaryCondition = true but is not involved in assignmentRule, rateRule or events !
	xdot(1) = 0.0;
	
% Species:   id = PA_D_Cytosol, name = PA_D_Cytosol, affected by kineticLaw
	xdot(2) = (1/(compartment_Cytosol))*((-1.0 * reaction_PA_Dbinding) + (-1.0 * reaction_PA_MgD) + (-1.0 * reaction_PA_deg));
	
% Species:   id = PABCa_D_Cytosol, name = PABCa_D_Cytosol, affected by kineticLaw
	xdot(3) = (1/(compartment_Cytosol))*(( 1.0 * reaction_PA_Dbinding) + (-1.0 * reaction_PABCa_deg));
	
% Species:   id = Ca_D_ER, name = Ca_D_ER
%WARNING speciesID: Ca_D_ER, constant= false  , boundaryCondition = true but is not involved in assignmentRule, rateRule or events !
	xdot(4) = 0.0;
	
% Species:   id = h_D_ERM, name = h_D_ERM, affected by kineticLaw
	xdot(5) = (1/(compartment_ERM))*((-1.0 * reaction_reaction1));
	
% Species:   id = PABMg_D_Cytosol, name = PABMg_D_Cytosol, affected by kineticLaw
	xdot(6) = (1/(compartment_Cytosol))*(( 1.0 * reaction_PA_MgD) + (-1.0 * reaction_PABMg_deg));
	
% Species:   id = ERDensity_D_ERM, name = ERDensity_D_ERM
%WARNING speciesID: ERDensity_D_ERM, constant= false  , boundaryCondition = true but is not involved in assignmentRule, rateRule or events !
	xdot(7) = 0.0;
	
% Species:   id = CG_D_Cytosol, name = CG_D_Cytosol, affected by kineticLaw
	xdot(8) = (1/(compartment_Cytosol))*((-1.0 * reaction_CG_deg) + (-1.0 * reaction_CG_Dbinding));
	
% Species:   id = D28kB_D_Cytosol, name = D28kB_D_Cytosol, affected by kineticLaw
	xdot(9) = (1/(compartment_Cytosol))*((-1.0 * reaction_D28kB_deg) + ( 1.0 * reaction_D28kBDbinding));
	
% Species:   id = PA_Cytosol, name = PA_Cytosol, affected by kineticLaw
	xdot(10) = (1/(compartment_Cytosol))*((-1.0 * reaction_PA_Ca) + (-1.0 * reaction_PA_d) + (-1.0 * reaction_PA_Mg));
	
% Species:   id = CG_Cytosol, name = CG_Cytosol, affected by kineticLaw
	xdot(11) = (1/(compartment_Cytosol))*((-1.0 * reaction_CG_d) + (-1.0 * reaction_CGbinding));
	
% Species:   id = PABCa_Cytosol, name = PABCa_Cytosol, affected by kineticLaw
	xdot(12) = (1/(compartment_Cytosol))*(( 1.0 * reaction_PA_Ca) + (-1.0 * reaction_PABCa_d));
	
% Species:   id = Mg_Cytosol, name = Mg_Cytosol
%WARNING speciesID: Mg_Cytosol, constant= false  , boundaryCondition = true but is not involved in assignmentRule, rateRule or events !
	xdot(13) = 0.0;
	
% Species:   id = D28k_high_Cytosol, name = D28k_high_Cytosol, affected by kineticLaw
	xdot(14) = (1/(compartment_Cytosol))*((-1.0 * reaction_D28k_high_d) + (-1.0 * reaction_CD28k_high));
	
% Species:   id = D28k_high_D_Cytosol, name = D28k_high_D_Cytosol, affected by kineticLaw
	xdot(15) = (1/(compartment_Cytosol))*((-1.0 * reaction_CD28k_highDbinding) + (-1.0 * reaction_D28k_high_deg));
	
% Species:   id = Ca_ER, name = Ca_ER
%WARNING speciesID: Ca_ER, constant= false  , boundaryCondition = true but is not involved in assignmentRule, rateRule or events !
	xdot(16) = 0.0;
	
% Species:   id = D28kB_high_D_Cytosol, name = D28kB_high_D_Cytosol, affected by kineticLaw
	xdot(17) = (1/(compartment_Cytosol))*(( 1.0 * reaction_CD28k_highDbinding) + (-1.0 * reaction_D28kB_high_deg));
	
% Species:   id = CGB_D_Cytosol, name = CGB_D_Cytosol, affected by kineticLaw
	xdot(18) = (1/(compartment_Cytosol))*((-1.0 * reaction_CGB_deg) + ( 1.0 * reaction_CG_Dbinding));
	
% Species:   id = Ca_D_Cytosol, name = Ca_D_Cytosol, affected by kineticLaw
	xdot(19) = (1/(compartment_Cytosol))*((-1.0 * reaction_CD28k_highDbinding) + (-1.0 * reaction_PA_Dbinding) + (-1.0 * reaction_D28kBDbinding) + (-1.0 * reaction_CG_Dbinding) + (-1.0 * reaction_Ca_deg) + (-1.0 * reaction_SERCA_fluxD) + (-1.0 * reaction_IP3R_fluxD) + ( 1.0 * reaction_flux1) + (-1.0 * reaction_ER_leak_fluxD));
	
% Species:   id = CGB_Cytosol, name = CGB_Cytosol, affected by kineticLaw
	xdot(20) = (1/(compartment_Cytosol))*(( 1.0 * reaction_CGbinding) + (-1.0 * reaction_CGB_d));
	
% Species:   id = D28k_Cytosol, name = D28k_Cytosol, affected by kineticLaw
	xdot(21) = (1/(compartment_Cytosol))*((-1.0 * reaction_CaD28k_med) + (-1.0 * reaction_D28k_d));
	
% Species:   id = D28kB_high_Cytosol, name = D28kB_high_Cytosol, affected by kineticLaw
	xdot(22) = (1/(compartment_Cytosol))*(( 1.0 * reaction_CD28k_high) + (-1.0 * reaction_D28kB_high_d));
	
% Species:   id = PABMg_Cytosol, name = PABMg_Cytosol, affected by kineticLaw
	xdot(23) = (1/(compartment_Cytosol))*((-1.0 * reaction_PABMg_d) + ( 1.0 * reaction_PA_Mg));
	
% Species:   id = IP3_Cytosol, name = IP3_Cytosol, affected by kineticLaw
	xdot(24) = (1/(compartment_Cytosol))*((-1.0 * reaction_IP3_d) + (-1.0 * reaction_IP3_degr) + ( 1.0 * reaction_pulses));
	
% Species:   id = Ca_Extracellular, name = Ca_Extracellular
%WARNING speciesID: Ca_Extracellular, constant= false  , boundaryCondition = true but is not involved in assignmentRule, rateRule or events !
	xdot(25) = 0.0;
	
% Species:   id = D28k_D_Cytosol, name = D28k_D_Cytosol, affected by kineticLaw
	xdot(26) = (1/(compartment_Cytosol))*((-1.0 * reaction_D28k_deg) + (-1.0 * reaction_D28kBDbinding));
	
% Species:   id = IP3_D_Cytosol, name = IP3_D_Cytosol, affected by kineticLaw
	xdot(27) = (1/(compartment_Cytosol))*((-1.0 * reaction_IP3deg) + (-1.0 * reaction_IP3_degr1));
	
% Species:   id = Mg_D_Cytosol, name = Mg_D_Cytosol
%WARNING speciesID: Mg_D_Cytosol, constant= false  , boundaryCondition = true but is not involved in assignmentRule, rateRule or events !
	xdot(28) = 0.0;
	
% Species:   id = Ca_Cytosol, name = Ca_Cytosol, affected by kineticLaw
	xdot(29) = (1/(compartment_Cytosol))*((-1.0 * reaction_PA_Ca) + (-1.0 * reaction_Ca_d) + (-1.0 * reaction_CGbinding) + (-1.0 * reaction_CaD28k_med) + (-1.0 * reaction_CD28k_high) + (-1.0 * reaction_ER_leak_flux) + (-1.0 * reaction_SERCA_flux) + ( 1.0 * reaction_flux0) + (-1.0 * reaction_IP3R_flux));
	
% Species:   id = h_ERM, name = h_ERM, affected by kineticLaw
	xdot(30) = (1/(compartment_ERM))*((-1.0 * reaction_reaction0));
	
% Species:   id = Ca_D_Extracellular, name = Ca_D_Extracellular
%WARNING speciesID: Ca_D_Extracellular, constant= false  , boundaryCondition = true but is not involved in assignmentRule, rateRule or events !
	xdot(31) = 0.0;
	
% Species:   id = D28kB_Cytosol, name = D28kB_Cytosol, affected by kineticLaw
	xdot(32) = (1/(compartment_Cytosol))*((-1.0 * reaction_D28kB_d) + ( 1.0 * reaction_CaD28k_med));
end

% adding few functions representing operators used in SBML but not present directly 
% in either matlab or octave. 
function z=pow(x,y),z=x^y;end
function z=root(x,y),z=y^(1/x);end
function z = piecewise(varargin)
	numArgs = nargin;
	result = 0;
	foundResult = 0;
	for k=1:2: numArgs-1
		if varargin{k+1} == 1
			result = varargin{k};
			foundResult = 1;
			break;
		end
	end
	if foundResult == 0
		result = varargin{numArgs};
	end
	z = result;
end


